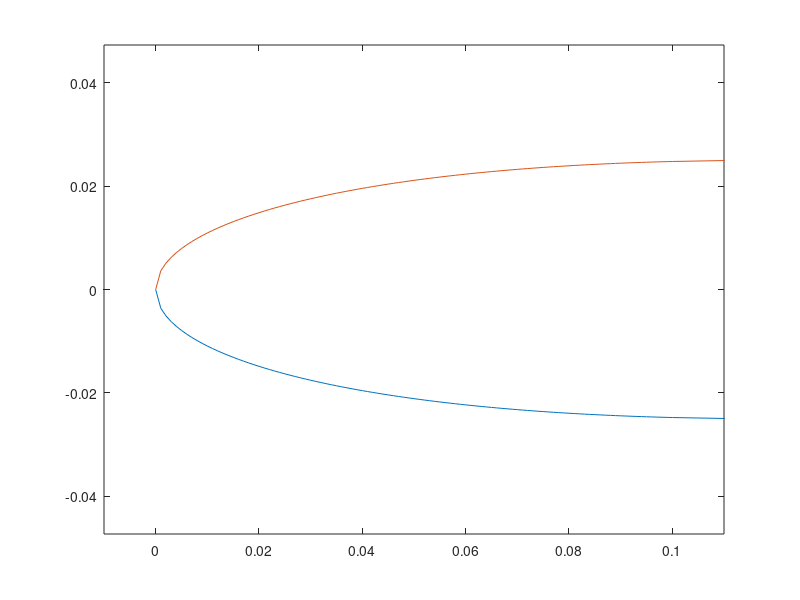

MATLAB code for this plot:
clear
clc

L=0.4;
x_1=0:0.001:0.099;
x_2=0.1:0.01:L;
x=[x_1,x_2];
t_max=0.125*L;
y_2= + t_max/0.2.*(0.298222773*sqrt(x/L) - 0.127125232*x/L - 0.357907906*(x/L).^2 + 0.291984971*(x/L).^3 - 0.105174606*(x/L).^4);
y_1= - t_max/0.2.*(0.298222773*sqrt(x/L) - 0.127125232*x/L - 0.357907906*(x/L).^2 + 0.291984971*(x/L).^3 - 0.105174606*(x/L).^4);

plot(x,y_1,x,y_2)
xlim([-0.01,0.11])
M_X=[x';flipud(x')];
M_Y=[y_2';flipud(y_1')];
M=[M_X,M_Y];
axis equal
hold on
xlswrite('D:\1.fluent\[2]self-propelled fish\[1]fish_s_start\naca0012\naca0012.xls',M)
